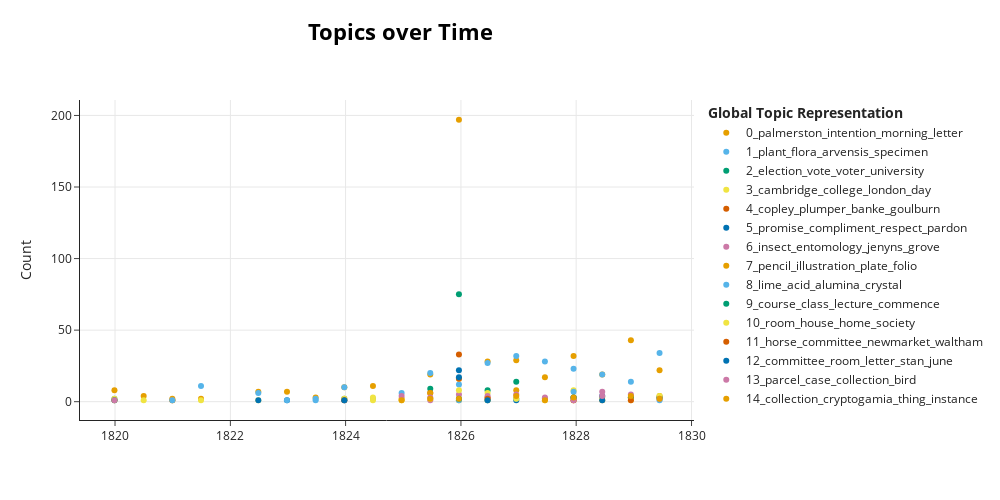

The cell this chart's notebook holds for it:
### Markdown cell above
Create visualisation of topics over time for 1920s letters using bertopic_time function.

### Code cell
sent_df_year_restrict_20_vis_obj = bertopic_time(sent_df_year_restrict_20, topic_model)
sent_df_year_restrict_20_vis = sent_df_year_restrict_20_vis_obj[0]
sent_df_year_restrict_20_vis

### Figure 1 — Plotly figure (JSON) as saved in the notebook; plotly's stock layout.template omitted (floating-point values rounded to 4 significant figures)
{"data": [{"hoverinfo": "text", "hovertext": ["<b>Topic 0</b><br>Words: reopen, scoticu, punctatus, flattish, tenby", "<b>Topic 0</b><br>Words: bilineatocolli, saperda, booksellers, fellow, price", "<b>Topic 0</b><br>Words: defer, fig, trans, explanation, accompany", "<b>Topic 0</b><br>Words: clarke, degree, morning, palmerston, intention", "<b>Topic 0</b><br>Words: attention, favour, obed, verticillata, dr", "<b>Topic 0</b><br>Words: payment, salary, bivalve, calculator, acquaint", "<b>Topic 0</b><br>Words: remove, grandfather, hve, dare, hodgson", "<b>Topic 0</b><br>Words: april, campbell, clock, lt, leg", "<b>Topic 0</b><br>Words: trust, shell, other, monograph, music", "<b>Topic 0</b><br>Words: cannolstown, cty, bedford, name, palmerston", "<b>Topic 0</b><br>Words: dec, principle, paper, volume, emigrate", "<b>Topic 0</b><br>Words: palmerston, intention, feb, letter, morning", "<b>Topic 0</b><br>Words: correspondence, morning, sativus, herschel, loyd", "<b>Topic 0</b><br>Words: march, interest, ch, one, january", "<b>Topic 0</b><br>Words: salary, business, ariccia, retain, lamarckia", "<b>Topic 0</b><br>Words: subscription, gn, value, union, interest", "<b>Topic 0</b><br>Words: oxymus, tor, sanguinarino, publishing, portfolio", "<b>Topic 0</b><br>Words: ch, comfort, benefit, circumstance, kindness", "<b>Topic 0</b><br>Words: trouble, kindness, sh, theyit, trespassing"], "marker": {"color": "#E69F00"}, "mode": "markers", "name": "0_palmerston_intention_morning_letter", "type": "scatter", "x": ["1819-12-28T08:49:55.200000", "1820-06-30T14:24:00", "1820-12-29T04:48:00", "1821-06-28T19:12:00", "1822-06-27T00:00:00", "1822-12-25T14:24:00", "1823-06-25T04:48:00", "1823-12-23T19:12:00", "1824-06-22T09:36:00", "1824-12-21T00:00:00", "1825-06-20T14:24:00", "1825-12-19T04:48:00", "1826-06-18T19:12:00", "1826-12-17T09:36:00", "1827-06-17T00:00:00", "1827-12-15T14:24:00", "1828-06-14T04:48:00", "1828-12-12T19:12:00", "1829-06-12T09:36:00"], "y": [8, 4, 2, 2, 7, 7, 3, 10, 11, 2, 19, 197, 28, 29, 17, 32, 19, 43, 22]}, {"hoverinfo": "text", "hovertext": ["<b>Topic 1</b><br>Words: nautilus, pentacrinitis, complanatus, plant, flora", "<b>Topic 1</b><br>Words: verna, fruticosa, lutea, dryas, grimmia", "<b>Topic 1</b><br>Words: lathyrus, pusillum, grandiflora, mariscus, infesta", "<b>Topic 1</b><br>Words: plant, violaceum, glaucium, maritima, orchis", "<b>Topic 1</b><br>Words: prob, tenuiflorus, prenanthe, ornithopus, sylvaticum", "<b>Topic 1</b><br>Words: plant, matrocaria, agaricus, cakile, absinthium", "<b>Topic 1</b><br>Words: specimen, flora, plant, common, english", "<b>Topic 1</b><br>Words: plant, verna, hypocharis, maculata, specimen", "<b>Topic 1</b><br>Words: plant, herbarium, root, flora, officinalis", "<b>Topic 1</b><br>Words: botany, flora, herbarium, acre, plant", "<b>Topic 1</b><br>Words: plant, campanula, arvensis, seed, vulgare", "<b>Topic 1</b><br>Words: plant, flora, vulgaris, viridis, latifolia", "<b>Topic 1</b><br>Words: plant, teucrium, lactuca, cineraria, press", "<b>Topic 1</b><br>Words: maritimum, alisma, jar, plant, statice", "<b>Topic 1</b><br>Words: arvensis, plant, vulgaris, palustris, officinalis"], "marker": {"color": "#56B4E9"}, "mode": "markers", "name": "1_plant_flora_arvensis_specimen", "type": "scatter", "x": ["1819-12-28T08:49:55.200000", "1822-06-27T00:00:00", "1823-06-25T04:48:00", "1823-12-23T19:12:00", "1824-06-22T09:36:00", "1824-12-21T00:00:00", "1825-06-20T14:24:00", "1825-12-19T04:48:00", "1826-06-18T19:12:00", "1826-12-17T09:36:00", "1827-06-17T00:00:00", "1827-12-15T14:24:00", "1828-06-14T04:48:00", "1828-12-12T19:12:00", "1829-06-12T09:36:00"], "y": [2, 6, 2, 10, 2, 6, 20, 12, 27, 32, 28, 23, 19, 14, 34]}, {"hoverinfo": "text", "hovertext": ["<b>Topic 2</b><br>Words: university, parliament, election, interest, vote", "<b>Topic 2</b><br>Words: election, vote, voter, university, support", "<b>Topic 2</b><br>Words: voter, university, measure, expense, vote"], "marker": {"color": "#009E73"}, "mode": "markers", "name": "2_election_vote_voter_university", "type": "scatter", "x": ["1825-06-20T14:24:00", "1825-12-19T04:48:00", "1826-06-18T19:12:00"], "y": [9, 75, 8]}, {"hoverinfo": "text", "hovertext": ["<b>Topic 3</b><br>Words: cambridge, summer, london, college, day", "<b>Topic 3</b><br>Words: horningsea, machaon, fen, mile, cambridge", "<b>Topic 3</b><br>Words: press, society, business, cambridge, college", "<b>Topic 3</b><br>Words: midst, vacation, excuse, cambridge, morning", "<b>Topic 3</b><br>Words: prince, crescent, cimitile, curiosity, casiati", "<b>Topic 3</b><br>Words: sleep, particular, departure, sun, travel", "<b>Topic 3</b><br>Words: jan, cambridge, college, london, day", "<b>Topic 3</b><br>Words: cambridge, bucket, council, stand, cam", "<b>Topic 3</b><br>Words: cambridge, call, london, college, contest", "<b>Topic 3</b><br>Words: cambridge, market, wilder, siskin, coot", "<b>Topic 3</b><br>Words: rent, magdalen, property, eng, college", "<b>Topic 3</b><br>Words: september, leonard, copy, cambridge, college", "<b>Topic 3</b><br>Words: cambridge, bachelorship, life, march, socy", "<b>Topic 3</b><br>Words: margate, forw, rd, excuse, cambridge", "<b>Topic 3</b><br>Words: hopkinson, leacock, christy, acc, regent", "<b>Topic 3</b><br>Words: gloucestershire, cambridge, cam, print, college"], "marker": {"color": "#F0E442"}, "mode": "markers", "name": "3_cambridge_college_london_day", "type": "scatter", "x": ["1819-12-28T08:49:55.200000", "1820-06-30T14:24:00", "1820-12-29T04:48:00", "1821-06-28T19:12:00", "1822-06-27T00:00:00", "1824-06-22T09:36:00", "1824-12-21T00:00:00", "1825-06-20T14:24:00", "1825-12-19T04:48:00", "1826-06-18T19:12:00", "1826-12-17T09:36:00", "1827-06-17T00:00:00", "1827-12-15T14:24:00", "1828-06-14T04:48:00", "1828-12-12T19:12:00", "1829-06-12T09:36:00"], "y": [2, 1, 1, 1, 1, 1, 1, 2, 16, 6, 2, 1, 8, 3, 3, 2]}, {"hoverinfo": "text", "hovertext": ["<b>Topic 4</b><br>Words: copley, moity, gout, sult, palmerstone", "<b>Topic 4</b><br>Words: copley, plumper, banke, goulburn, exchange", "<b>Topic 4</b><br>Words: copley, godson, goulburn, barrett, madingley"], "marker": {"color": "#D55E00"}, "mode": "markers", "name": "4_copley_plumper_banke_goulburn", "type": "scatter", "x": ["1825-06-20T14:24:00", "1825-12-19T04:48:00", "1826-06-18T19:12:00"], "y": [6, 33, 3]}, {"hoverinfo": "text", "hovertext": ["<b>Topic 5</b><br>Words: respect, promise, compliment, pardon, grant", "<b>Topic 5</b><br>Words: compliment, promise, respect, pardon, grant", "<b>Topic 5</b><br>Words: lyon, william, respect, promise, compliment", "<b>Topic 5</b><br>Words: promise, compliment, grant, master, respect", "<b>Topic 5</b><br>Words: compliment, promise, respect, pardon, grant", "<b>Topic 5</b><br>Words: pardon, question, service, promise, compliment", "<b>Topic 5</b><br>Words: compliment, futurity, pardon, whewell, promise", "<b>Topic 5</b><br>Words: join, intrusion, promise, pardon, deference", "<b>Topic 5</b><br>Words: compliment, whewel, friedlaender, promise, brown", "<b>Topic 5</b><br>Words: sincerity, despair, pardon, seeing, bolt"], "marker": {"color": "#0072B2"}, "mode": "markers", "name": "5_promise_compliment_respect_pardon", "type": "scatter", "x": ["1822-06-27T00:00:00", "1822-12-25T14:24:00", "1823-12-23T19:12:00", "1825-12-19T04:48:00", "1826-06-18T19:12:00", "1826-12-17T09:36:00", "1827-12-15T14:24:00", "1828-06-14T04:48:00", "1828-12-12T19:12:00", "1829-06-12T09:36:00"], "y": [1, 1, 1, 22, 1, 1, 3, 4, 3, 3]}, {"hoverinfo": "text", "hovertext": ["<b>Topic 6</b><br>Words: insect, entomology, jenyns, melbourne, grove", "<b>Topic 6</b><br>Words: insect, town, foeniculum, aenethum, anniversary", "<b>Topic 6</b><br>Words: physician, insect, shop, poison, palermo", "<b>Topic 6</b><br>Words: insect, bombyx, entomology, curtis, dispar", "<b>Topic 6</b><br>Words: insect, melbourne, jaw, shrike, insectivori", "<b>Topic 6</b><br>Words: grove, insect, obligation, entomology, tribute", "<b>Topic 6</b><br>Words: insect, hunted, locust, period, thing", "<b>Topic 6</b><br>Words: insect, entomology, study, owner, conchology", "<b>Topic 6</b><br>Words: insect, entomology, jenyns, prop, panageus"], "marker": {"color": "#CC79A7"}, "mode": "markers", "name": "6_insect_entomology_jenyns_grove", "type": "scatter", "x": ["1820-12-29T04:48:00", "1824-12-21T00:00:00", "1825-06-20T14:24:00", "1825-12-19T04:48:00", "1826-06-18T19:12:00", "1827-06-17T00:00:00", "1827-12-15T14:24:00", "1828-06-14T04:48:00", "1828-12-12T19:12:00"], "y": [1, 4, 1, 5, 4, 2, 3, 7, 5]}, {"hoverinfo": "text", "hovertext": ["<b>Topic 7</b><br>Words: pupil, iron, pencil, illustration, plate", "<b>Topic 7</b><br>Words: pencil, line, illustration, plate, folio", "<b>Topic 7</b><br>Words: shall, draw, pencil, mule, intention", "<b>Topic 7</b><br>Words: pencil, caryophyllus, remembrance, hybrid, sketch", "<b>Topic 7</b><br>Words: alteration, pencil, illustration, plate, folio", "<b>Topic 7</b><br>Words: illustration, pencil, folio, elephant, drawing", "<b>Topic 7</b><br>Words: plate, illiger, folio, colour, col", "<b>Topic 7</b><br>Words: cost, plate, paper, pencil, illustration", "<b>Topic 7</b><br>Words: mare, naturelle, magnum, concoct, pen", "<b>Topic 7</b><br>Words: outline, publication, hooker, dr, plant", "<b>Topic 7</b><br>Words: pencil, illustration, string, spp, prospecti"], "marker": {"color": "#E69F00"}, "mode": "markers", "name": "7_pencil_illustration_plate_folio", "type": "scatter", "x": ["1819-12-28T08:49:55.200000", "1820-12-29T04:48:00", "1823-12-23T19:12:00", "1825-06-20T14:24:00", "1825-12-19T04:48:00", "1826-12-17T09:36:00", "1827-06-17T00:00:00", "1827-12-15T14:24:00", "1828-06-14T04:48:00", "1828-12-12T19:12:00", "1829-06-12T09:36:00"], "y": [1, 1, 2, 6, 1, 8, 2, 1, 1, 2, 4]}, {"hoverinfo": "text", "hovertext": ["<b>Topic 8</b><br>Words: diluvium, deluvium, boundary, colours, port", "<b>Topic 8</b><br>Words: crystal, acid, lime, alumina, iron", "<b>Topic 8</b><br>Words: hypothesis, calton, bonfire, tar, coal", "<b>Topic 8</b><br>Words: syllabus, wh, mineralogy, trust, desiderata", "<b>Topic 8</b><br>Words: coke, spar, infiltration, coley, cinder", "<b>Topic 8</b><br>Words: cavern, granite, slay, telescope, partition", "<b>Topic 8</b><br>Words: indigo, tufas, lavas, sepia, depth", "<b>Topic 8</b><br>Words: lime, chalk, oxide, acid, alumina", "<b>Topic 8</b><br>Words: slate, limestone, rock, lime, acid"], "marker": {"color": "#56B4E9"}, "mode": "markers", "name": "8_lime_acid_alumina_crystal", "type": "scatter", "x": ["1820-12-29T04:48:00", "1821-06-28T19:12:00", "1822-12-25T14:24:00", "1823-06-25T04:48:00", "1823-12-23T19:12:00", "1825-12-19T04:48:00", "1826-12-17T09:36:00", "1827-12-15T14:24:00", "1829-06-12T09:36:00"], "y": [1, 11, 1, 1, 2, 1, 2, 7, 1]}, {"hoverinfo": "text", "hovertext": ["<b>Topic 9</b><br>Words: satr, clark, mot, lecture, course", "<b>Topic 9</b><br>Words: course, policy, persue, system, book", "<b>Topic 9</b><br>Words: course, lecture, class, classroom, lecturer", "<b>Topic 9</b><br>Words: class, course, lecture, commence, portion", "<b>Topic 9</b><br>Words: class, course, sacrament, audience, gace", "<b>Topic 9</b><br>Words: admiration, teaching, scholar, method, nat"], "marker": {"color": "#009E73"}, "mode": "markers", "name": "9_course_class_lecture_commence", "type": "scatter", "x": ["1819-12-28T08:49:55.200000", "1825-12-19T04:48:00", "1826-12-17T09:36:00", "1827-12-15T14:24:00", "1828-12-12T19:12:00", "1829-06-12T09:36:00"], "y": [1, 2, 14, 3, 3, 3]}, {"hoverinfo": "text", "hovertext": ["<b>Topic 10</b><br>Words: erection, fracture, room, house, home", "<b>Topic 10</b><br>Words: coffee, theatre, room, soul, tonight", "<b>Topic 10</b><br>Words: room, auction, particular, house, society", "<b>Topic 10</b><br>Words: room, house, mary, intend, flat", "<b>Topic 10</b><br>Words: wait, hall, home, room, house", "<b>Topic 10</b><br>Words: house, length, foot, room, home", "<b>Topic 10</b><br>Words: bed, house, room, home, society", "<b>Topic 10</b><br>Words: room, house, parent, cray, reading"], "marker": {"color": "#F0E442"}, "mode": "markers", "name": "10_room_house_home_society", "type": "scatter", "x": ["1823-12-23T19:12:00", "1824-06-22T09:36:00", "1825-06-20T14:24:00", "1825-12-19T04:48:00", "1826-06-18T19:12:00", "1826-12-17T09:36:00", "1828-12-12T19:12:00", "1829-06-12T09:36:00"], "y": [2, 3, 2, 8, 1, 2, 1, 4]}, {"hoverinfo": "text", "hovertext": ["<b>Topic 11</b><br>Words: quadruped, ass, horse, committee, newmarket", "<b>Topic 11</b><br>Words: horse, waltham, committee, cross, post", "<b>Topic 11</b><br>Words: horse, cattle, fillip, negligence, landlord", "<b>Topic 11</b><br>Words: freckenham, horse, wiseman, waggon, newmarket", "<b>Topic 11</b><br>Words: nott, derby, mine, horse, committee"], "marker": {"color": "#D55E00"}, "mode": "markers", "name": "11_horse_committee_newmarket_waltham", "type": "scatter", "x": ["1823-12-23T19:12:00", "1825-12-19T04:48:00", "1826-06-18T19:12:00", "1827-12-15T14:24:00", "1828-12-12T19:12:00"], "y": [1, 16, 2, 1, 1]}, {"hoverinfo": "text", "hovertext": ["<b>Topic 12</b><br>Words: hold, revenue, officer, package, event", "<b>Topic 12</b><br>Words: committee, room, letter, stan_june, evening", "<b>Topic 12</b><br>Words: expense, committee, room, letter, stan_june", "<b>Topic 12</b><br>Words: committee, birth, transferring, bennett, thereon"], "marker": {"color": "#0072B2"}, "mode": "markers", "name": "12_committee_room_letter_stan_june", "type": "scatter", "x": ["1823-12-23T19:12:00", "1825-12-19T04:48:00", "1826-06-18T19:12:00", "1828-06-14T04:48:00"], "y": [1, 17, 1, 1]}, {"hoverinfo": "text", "hovertext": ["<b>Topic 13</b><br>Words: help, parcell, fossil, trouble, parcel", "<b>Topic 13</b><br>Words: packet, joint, arrival, convey, acknowledging", "<b>Topic 13</b><br>Words: parcel, cradock, row, pater, noster", "<b>Topic 13</b><br>Words: parcel, acceptable, package, care, purpose", "<b>Topic 13</b><br>Words: case, bird, collection, parcel, counsel", "<b>Topic 13</b><br>Words: parcel, noster, pater, row, esmeraldas", "<b>Topic 13</b><br>Words: parcel, sh, moss, collection, plant"], "marker": {"color": "#CC79A7"}, "mode": "markers", "name": "13_parcel_case_collection_bird", "type": "scatter", "x": ["1819-12-28T08:49:55.200000", "1825-06-20T14:24:00", "1826-12-17T09:36:00", "1827-06-17T00:00:00", "1827-12-15T14:24:00", "1828-06-14T04:48:00", "1829-06-12T09:36:00"], "y": [1, 3, 5, 3, 1, 4, 2]}, {"hoverinfo": "text", "hovertext": ["<b>Topic 14</b><br>Words: assure, collection, cryptogamia, thing, instance", "<b>Topic 14</b><br>Words: vase, countryman, dollar, tomb, possessor", "<b>Topic 14</b><br>Words: miller, collector, collection, thing, world", "<b>Topic 14</b><br>Words: cryptogamia, collection, thing, trading, calculate", "<b>Topic 14</b><br>Words: collection, cryptogamia, thing, instance, possessor", "<b>Topic 14</b><br>Words: collection, cryptogamica, collectanea, algæ, portion", "<b>Topic 14</b><br>Words: collection, cryptogamma, aut, mess, gymnogamma", "<b>Topic 14</b><br>Words: collection, mathew, treasure, jungermannia, prevent"], "marker": {"color": "#E69F00"}, "mode": "markers", "name": "14_collection_cryptogamia_thing_instance", "type": "scatter", "x": ["1824-12-21T00:00:00", "1825-06-20T14:24:00", "1825-12-19T04:48:00", "1826-12-17T09:36:00", "1827-06-17T00:00:00", "1827-12-15T14:24:00", "1828-12-12T19:12:00", "1829-06-12T09:36:00"], "y": [1, 2, 2, 4, 1, 3, 4, 2]}], "layout": {"height": 500, "hoverlabel": {"bgcolor": "white", "font": {"family": "Rockwell", "size": 16}}, "legend": {"title": {"text": "<b>Global Topic Representation"}}, "title": {"font": {"color": "Black", "size": 22}, "text": "<b>Topics over Time</b>", "x": 0.4, "xanchor": "center", "y": 0.95, "yanchor": "top"}, "width": 1000, "xaxis": {"showgrid": true}, "yaxis": {"showgrid": true, "title": {"text": "Count"}}}}
